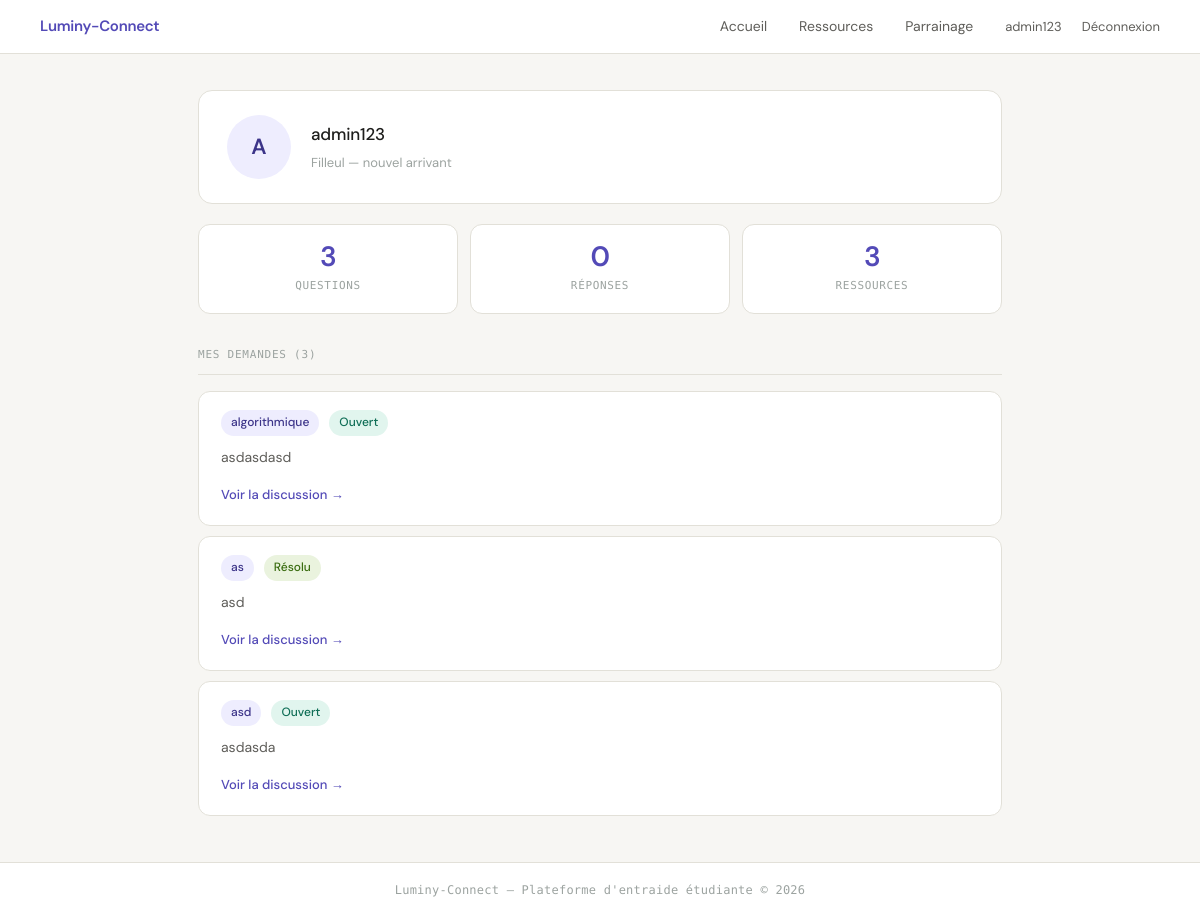
The app's page /profil (signed in) with its own data.
### tables this page shows
CREATE TABLE utilisateur (
            id INTEGER PRIMARY KEY AUTOINCREMENT,
            nom_utilisateur TEXT UNIQUE NOT NULL,
            mot_de_passe TEXT NOT NULL,
            est_parrain INTEGER NOT NULL
        );

CREATE TABLE demande_aide (
            id INTEGER PRIMARY KEY AUTOINCREMENT,
            auteur_id INTEGER NOT NULL,
            matiere TEXT NOT NULL,
            description TEXT NOT NULL,
            statut TEXT DEFAULT 'ouverte',
            FOREIGN KEY (auteur_id) REFERENCES utilisateur(id)
        );

### app.py (the view)
@app.route('/profil')
@login_required
def profil():
    user     = get_utilisateur(session['user_id'])
    stats    = get_stats_utilisateur(session['user_id'])
    demandes = obtenir_demandes_de(session['user_id'])
    return render_template('profil.html', user=user, stats=stats, demandes=demandes)

### data_model.py (called while the page is built)
def login_required(f):
    @wraps(f)
    def decorated_function(*args, **kwargs):
        if "user_id" not in session:
            return redirect(url_for('connexion'))
        return f(*args, **kwargs)
    return decorated_function

def db_fetch(query, args=(), fetch_all=False, db_name=DBFILENAME):
    with sqlite3.connect(db_name) as conn:
        conn.row_factory = sqlite3.Row
        cur = conn.execute(query, args)
        if fetch_all:
            res = cur.fetchall()
            return [dict(e) for e in res] if res else []
        else:
            res = cur.fetchone()
            return dict(res) if res else None

def get_utilisateur(user_id):
    query = "SELECT id, nom_utilisateur, est_parrain FROM utilisateur WHERE id = ?"
    return db_fetch(query, (user_id,))

def get_stats_utilisateur(user_id):
    demandes   = db_fetch("SELECT COUNT(*) AS c FROM demande_aide WHERE auteur_id = ?", (user_id,))
    reponses   = db_fetch("SELECT COUNT(*) AS c FROM reponse      WHERE auteur_id = ?", (user_id,))
    ressources = db_fetch("SELECT COUNT(*) AS c FROM ressource     WHERE auteur_id = ?", (user_id,))
    return {
        'demandes':   demandes['c']   if demandes   else 0,
        'reponses':   reponses['c']   if reponses   else 0,
        'ressources': ressources['c'] if ressources else 0,
    }

def obtenir_demandes_de(user_id):
    query = """
        SELECT id, matiere, description, statut
        FROM demande_aide
        WHERE auteur_id = ?
        ORDER BY id DESC
    """
    return db_fetch(query, (user_id,), fetch_all=True)

### templates/profil.html
{% include 'en_tete.html' %}
<main>
  <div class="carte-profil">
    <div class="avatar lg">{{ user.nom_utilisateur[0]|upper }}</div>
    <div class="profil-info">
      <h2>{{ user.nom_utilisateur }}</h2>
      <p class="role">
        {% if user.est_parrain %}Parrain — étudiant expérimenté{% else %}Filleul — nouvel arrivant{% endif %}
      </p>
    </div>
  </div>
  <div class="stats-row">
    <div class="stat-box">
      <div class="val">{{ stats.demandes }}</div>
      <div class="label">Questions</div>
    </div>
    <div class="stat-box">
      <div class="val">{{ stats.reponses }}</div>
      <div class="label">Réponses</div>
    </div>
    <div class="stat-box">
      <div class="val">{{ stats.ressources }}</div>
      <div class="label">Ressources</div>
    </div>
  </div>
  <div class="divider">Mes demandes ({{ demandes|length }})</div>
  {% for d in demandes %}
  <div class="carte-demande">
    <div class="carte-entete">
      <span class="matiere">{{ d.matiere }}</span>
      {% if d.statut == 'ouverte' %}
        <span class="statut-ouverte">Ouvert</span>
      {% else %}
        <span class="statut-close">Résolu</span>
      {% endif %}
    </div>
    <p>{{ d.description }}</p>
    <a href="/demande/{{ d.id }}">Voir la discussion →</a>
  </div>
  {% else %}
  <p class="vide">Vous n'avez posé aucune question pour l'instant.</p>
  {% endfor %}
</main>
{% include 'pied_de_page.html' %}

### templates/en_tete.html (shortened to what this page needs)
<!DOCTYPE html>
<html lang="fr">
<head>
  <link rel="stylesheet" href="{{ url_for('static', filename='style.css') }}">
</head>
<body>
<nav>
  <a href="/" class="brand">Luminy-Connect</a>
  {% if session.get('user_id') %}
    <a href="/">Accueil</a>
    <a href="/ressources">Ressources</a>
    <a href="/mon-parrainage">Parrainage</a>
    <span class="nav-user">
      <a href="/profil">{{ session.get('nom') }}</a>
      <a href="/deconnexion">Déconnexion</a>
    </span>
  {% else %}
    <span class="nav-user"><a href="/connexion">Connexion</a></span>
  {% endif %}
</nav>

### static/style.css (style rules this page uses)
:root { --violet: #534AB7; --violet-hover: #4540a0; --violet-clair: #EEEDFE; --violet-texte: #3C3489; --teal: #0F6E56; --teal-clair: #E1F5EE; --gris-bg: #f7f6f3; --gris-carte: #f1efe8; --gris-bord: #e2e0d8; --gris-texte: #5F5E5A; --gris-doux: #9ca3a0; --noir: #1e1e1c; --blanc: #ffffff; --rouge-clair: #FCEBEB; --rouge: #A32D2D; --vert-clair: #EAF3DE; --vert: #3B6D11; }
*, *::before, *::after { box-sizing: border-box; margin: 0; padding: 0; }
html { height: 100%; }
body { font-family: 'DM Sans', system-ui, sans-serif; font-size: 15px; line-height: 1.65; color: var(--noir); background: var(--gris-bg); min-height: 100vh; display: flex; flex-direction: column; }
a { color: var(--violet); text-decoration: none; }
h2 { font-size: 17px; font-weight: 500; margin-bottom: 0.75rem; letter-spacing: -0.01em; }
nav { background: rgba(255,255,255,0.95); backdrop-filter: blur(10px); border-bottom: 0.5px solid var(--gris-bord); padding: 0 40px; height: 54px; display: flex; align-items: center; gap: 32px; position: sticky; top: 0; z-index: 100; }
nav .brand { font-weight: 600; font-size: 15px; color: var(--violet); margin-right: auto; letter-spacing: -0.02em; }
nav > a { font-size: 14px; color: var(--gris-texte); padding: 4px 0; position: relative; transition: color 0.15s; }
nav > a::after { content: ''; position: absolute; bottom: -2px; left: 0; right: 0; height: 1.5px; background: var(--violet); transform: scaleX(0); transition: transform 0.15s; }
nav .nav-user { font-size: 13px; display: flex; align-items: center; gap: 20px; }
nav .nav-user a { font-size: 13px; color: var(--gris-texte); transition: color 0.15s; }
main { width: 100%; max-width: 860px; margin: 0 auto; padding: 36px 28px; flex: 1; }
.carte-demande { background: var(--blanc); border: 0.5px solid var(--gris-bord); border-radius: 12px; padding: 18px 22px; margin-bottom: 10px; transition: border-color 0.15s, box-shadow 0.15s; animation: fadeIn 0.2s ease forwards; }
.carte-entete { display: flex; align-items: center; gap: 10px; margin-bottom: 10px; flex-wrap: wrap; }
.carte-demande p { font-size: 14px; color: var(--gris-texte); margin-bottom: 14px; line-height: 1.6; }
.carte-demande > a { font-size: 13px; font-weight: 500; color: var(--violet); }
.matiere { font-size: 12px; font-weight: 500; padding: 3px 10px; border-radius: 20px; background: var(--violet-clair); color: var(--violet-texte); }
.statut-ouverte { font-size: 12px; font-weight: 500; padding: 3px 10px; border-radius: 20px; background: var(--teal-clair); color: var(--teal); }
.statut-close { font-size: 12px; font-weight: 500; padding: 3px 10px; border-radius: 20px; background: var(--vert-clair); color: var(--vert); }
.divider { font-size: 11px; color: var(--gris-doux); text-transform: uppercase; letter-spacing: 0.07em; margin: 32px 0 16px; padding-bottom: 10px; border-bottom: 0.5px solid var(--gris-bord); font-family: 'DM Mono', monospace; }
.avatar { width: 48px; height: 48px; border-radius: 50%; background: var(--violet-clair); color: var(--violet-texte); font-size: 16px; font-weight: 600; display: flex; align-items: center; justify-content: center; flex-shrink: 0; text-transform: uppercase; }
.avatar.lg { width: 64px; height: 64px; font-size: 22px; }
.carte-profil { background: var(--blanc); border: 0.5px solid var(--gris-bord); border-radius: 14px; padding: 24px 28px; margin-bottom: 20px; display: flex; align-items: center; gap: 20px; }
.carte-profil .profil-info h2 { margin-bottom: 4px; }
.carte-profil .profil-info .role { font-size: 13px; color: var(--gris-doux); }
.stats-row { display: flex; gap: 12px; margin-bottom: 24px; }
.stat-box { flex: 1; background: var(--blanc); border: 0.5px solid var(--gris-bord); border-radius: 12px; padding: 18px 14px; text-align: center; transition: border-color 0.15s; }
.stat-box .val { font-size: 28px; font-weight: 600; color: var(--violet); line-height: 1; letter-spacing: -0.02em; }
.stat-box .label { font-size: 11px; color: var(--gris-doux); margin-top: 6px; text-transform: uppercase; letter-spacing: 0.06em; font-family: 'DM Mono', monospace; }

### records on screen
utilisateur: get "admin123", nom_utilisateur "A", nom_utilisateur "admin123"
demande_aide: matiere "algorithmique", statut "Ouvert", description "asdasdasd"
demande_aide: matiere "as", statut "Résolu", description "asd"
demande_aide: matiere "asd", statut "Ouvert", description "asdasda"

### other values on screen
{{ stats.demandes }} "3"
{{ stats.reponses }} "0"
{{ stats.ressources }} "3"
{{ demandes|length }} "3"
